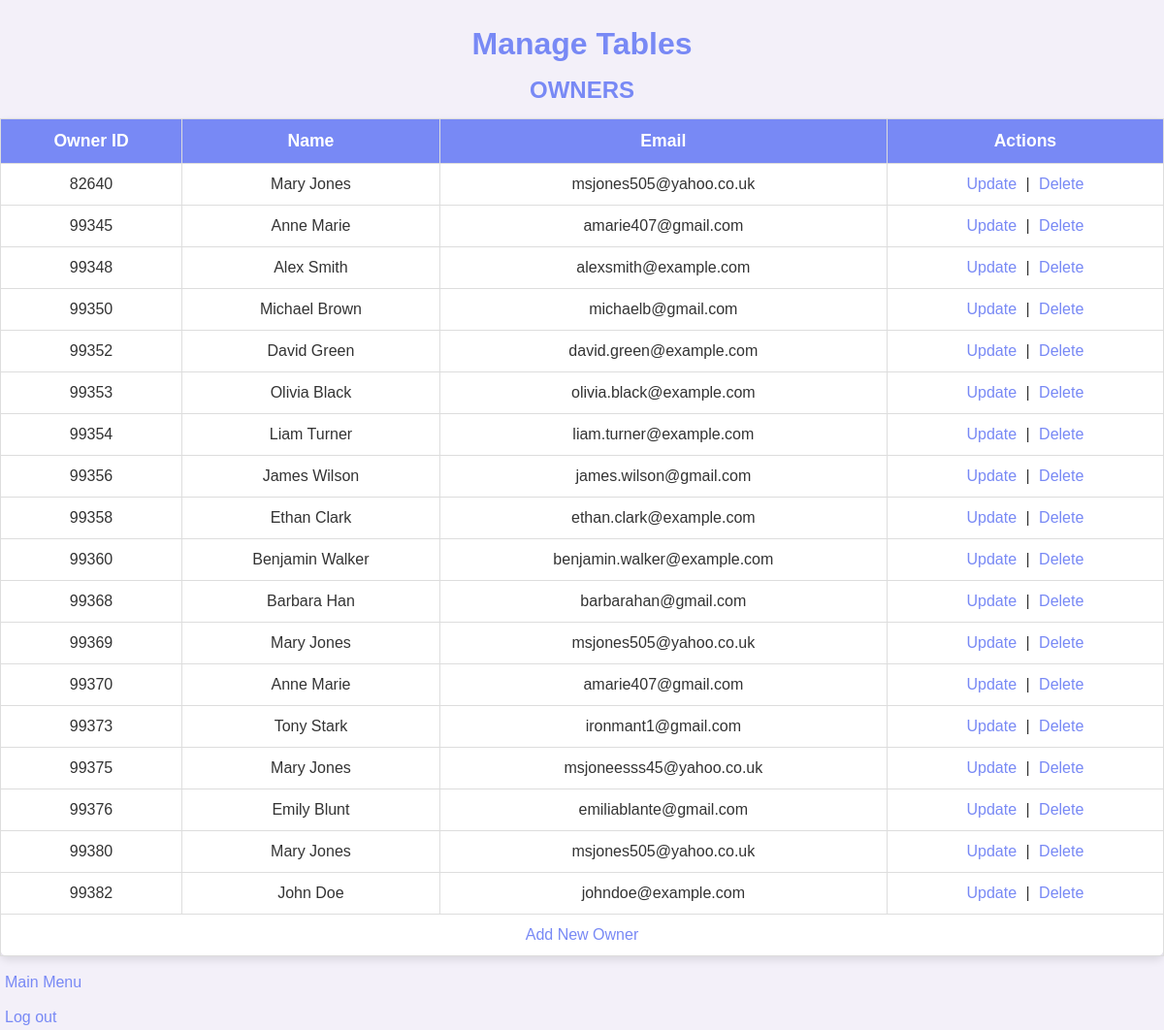
The page /manageowners.php (signed in) on the database its author committed.
### tables this page shows
CREATE TABLE `owners` (
  `owners_id` int(11) NOT NULL,
  `name` varchar(64) NOT NULL,
  `email` varchar(64) NOT NULL
);

### manageowners.php (the view, shortened to what this page needs)
<!DOCTYPE html>
<html lang="en">
<head>
    <link rel="stylesheet" href="managetables.css">
</head>
<body>
<?php
include('dbconnect.php');
?>
<h2>Manage Tables</h2>
<h3>OWNERS</h3>
<?php
$owners_sql = "SELECT owners_id, name, email FROM OWNERS";
$owners_result = $conn->query($owners_sql);
if ($owners_result && $owners_result->num_rows > 0) {
    echo "<table class='owners-table'>";
    echo "<tr><th>Owner ID</th><th>Name</th><th>Email</th><th>Actions</th></tr>";
    while ($row = $owners_result->fetch_assoc()) {
        echo "<tr>";
        echo "<td>" . $row['owners_id'] . "</td>";
        echo "<td>" . $row['name'] . "</td>";
        echo "<td>" . $row['email'] . "</td>";
        echo "<td>
                <a href='crud_function.php?action=update&id=" . $row['owners_id'] . "&table=owners' class='update-link'>Update</a> |
                <a href='crud_function.php?action=delete&id=" . $row['owners_id'] . "&table=owners' class='delete-link' onclick=\"return confirm('Are you sure you want to delete this owner?');\">Delete</a>
              </td>";
        echo "</tr>";
    }
    echo "<tr class='create-owner-row'>";
    echo "<td colspan='4'><a href='newowner.php' class='create-owner-link'>Add New Owner</a></td>";
    echo "</tr>";
    echo "</table>";
} else {
    echo "No owners found.";
}
?>
<br>
<a href="main.php" class="back-link">Main Menu</a><br><br>
<a href="logout.php" class="logout-link">Log out</a>
</body>
</html>

### managetables.css (style rules this page uses)
body { margin: 0; font-family: 'Arial', sans-serif; background-color: #F3F0F9; color: #333; }
table { width: 100%; border-collapse: collapse; margin-top: 20px; background-color: white; border-radius: 8px; box-shadow: 0 4px 8px rgba(0, 0, 0, 0.1); }
th, td { padding: 12px; text-align: center; border: 1px solid #ddd; }
th { background-color: #7889f5; color: white; font-size: 1.1rem; }
td { color: #333; font-size: 1rem; }
a { color: #7889f5; text-decoration: none; font-size: 1rem; padding: 5px; border-radius: 5px; transition: background-color 0.3s ease, color 0.3s ease; }
h2, h3 { color: #7889f5; font-size: 2rem; margin-bottom: 15px; text-align: center; }
h3 { font-size: 1.5rem; margin-top: 10px; }
h3 + table { margin-top: 10px; }

### rows shown on the page
owners: owners_id "82640", name "Mary Jones", email "msjones505@yahoo.co.uk"
owners: owners_id "99345", name "Anne Marie", email "amarie407@gmail.com"
owners: owners_id "99348", name "Alex Smith", email "alexsmith@example.com"
owners: owners_id "99350", name "Michael Brown", email "michaelb@gmail.com"
owners: owners_id "99352", name "David Green", email "david.green@example.com"
owners: owners_id "99353", name "Olivia Black", email "olivia.black@example.com"
owners: owners_id "99354", name "Liam Turner", email "liam.turner@example.com"
owners: owners_id "99356", name "James Wilson", email "james.wilson@gmail.com"
owners: owners_id "99358", name "Ethan Clark", email "ethan.clark@example.com"
owners: owners_id "99360", name "Benjamin Walker", email "benjamin.walker@example.com"
owners: owners_id "99368", name "Barbara Han", email "barbarahan@gmail.com"
owners: owners_id "99369", name "Mary Jones", email "msjones505@yahoo.co.uk"
owners: owners_id "99370", name "Anne Marie", email "amarie407@gmail.com"
owners: owners_id "99373", name "Tony Stark", email "ironmant1@gmail.com"
owners: owners_id "99375", name "Mary Jones", email "msjoneesss45@yahoo.co.uk"
owners: owners_id "99376", name "Emily Blunt", email "emiliablante@gmail.com"
owners: owners_id "99380", name "Mary Jones", email "msjones505@yahoo.co.uk"
owners: owners_id "99382", name "John Doe", email "johndoe@example.com"
